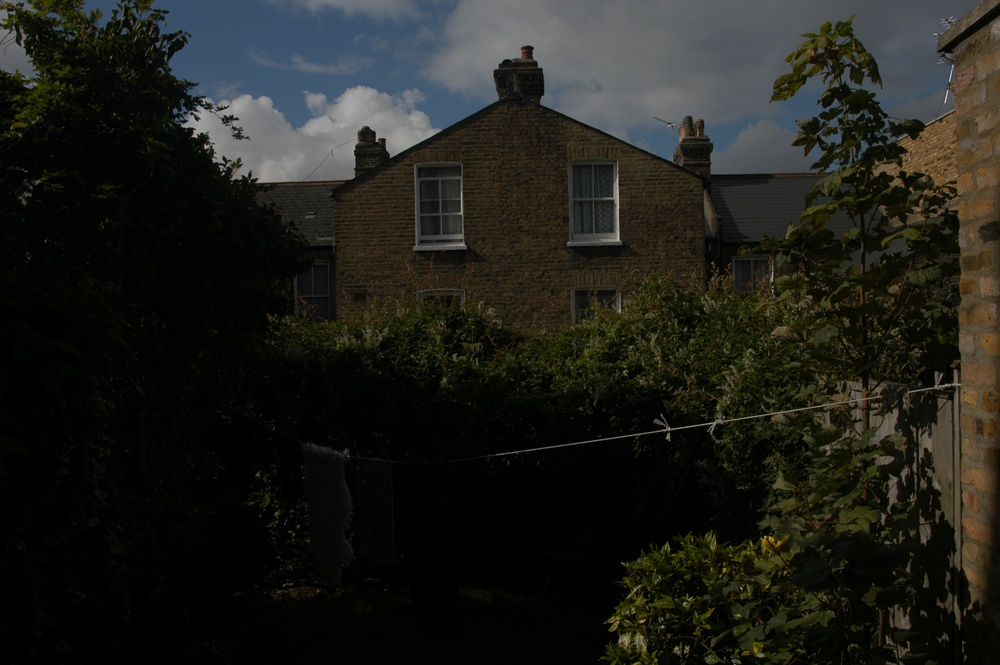
#> input picture Никишев ПЗ3/1.jpg, 1000 x 665 px, shrunk from 3008 x 2000 before the run
$ jupyter execute 'Пз3.ipynb'
#> lines starting #> are read from the running program, lines starting #| are printed output that depends on the picture
[cell 1]
#Никишев И.О. 224-321

[cell 2]
image = '1.jpg'
import cv2, matplotlib.pyplot as plt, numpy as np, math
bgr = cv2.imread(image)
#> bgr is the input picture: shape (665, 1000, 3); mean B, G, R 26.8, 32, 31.8
rgb = cv2.cvtColor(bgr, cv2.COLOR_BGR2RGB)
def a(a):
    plt.axis('off')
    plt.imshow(a, cmap='gray', vmin=0, vmax=255)
a(rgb)

[cell 3]
lab = cv2.cvtColor(bgr, cv2.COLOR_BGR2LAB)
#> lab: shape (665, 1000, 3); mean of channels 0, 1, 2 32.6, 127.3, 131
bw = lab[:,:,0] # Перевод в ч/б
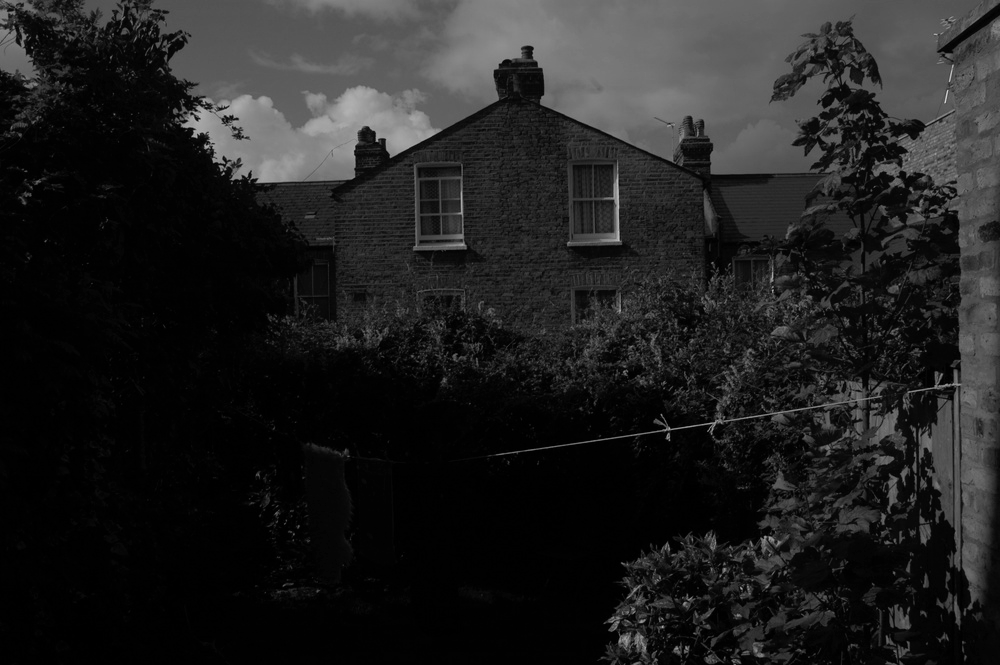
#> bw: shape (665, 1000); min 0, max 218, mean 32.6
a(bw)

[cell 4]
nk = bw.size # кол-во пикселей
#> nk = 665000
bwf = bw.flatten() # одномерный массив пикселей для их подсчёта
plt.hist(bwf, bins = len(np.unique(bwf)), density=True, stacked=True, color='black')
None
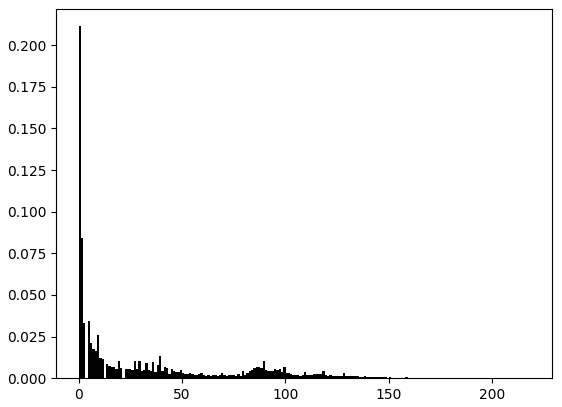
#> figure drawn by matplotlib, 1 panel; tallest bar 0.211 high, from x = 1.11e-16 to 1.11

[cell 5]
norm = np.clip(0 + bw*(255/150), 0, 255) # нормализация до 0-255
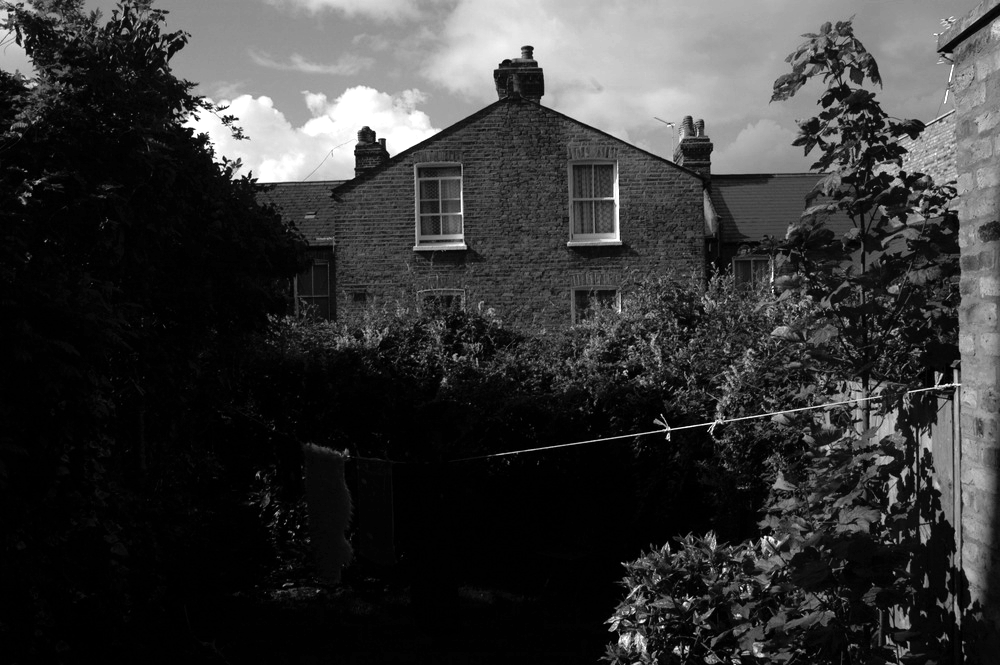
#> norm: shape (665, 1000) float64; min 0, max 255, mean 55.4
a(norm)

[cell 6]
bwf = norm.flatten()
plt.hist(bwf, bins = len(np.unique(bwf)), density=True, stacked=True, color='black')
None
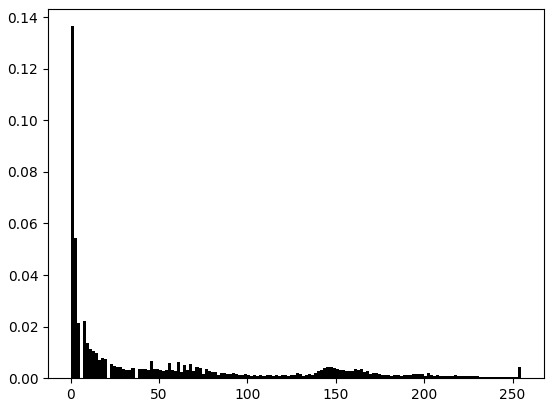
#> figure drawn by matplotlib, 1 panel; tallest bar 0.136 high, from x = -1.11e-16 to 1.72

[cell 7]
import numpy as np
bwf = bw.flatten()
hist = np.cumsum(np.bincount(bwf)/nk) # каждое значение заменяется количеством этого значения в массиве, делится на общее кол-во, и из всего этого строится кумулятивная гистограмма
#> hist = 219 values from 0.0571 to 1
def equalize1(i, hist = hist): return 255*hist[i]
equalize = np.vectorize(equalize1, excluded=[1])
eq = equalize(bw, hist).astype(np.uint8) # Все пиксели изображения меняют значения из кумулятивной гистограммы
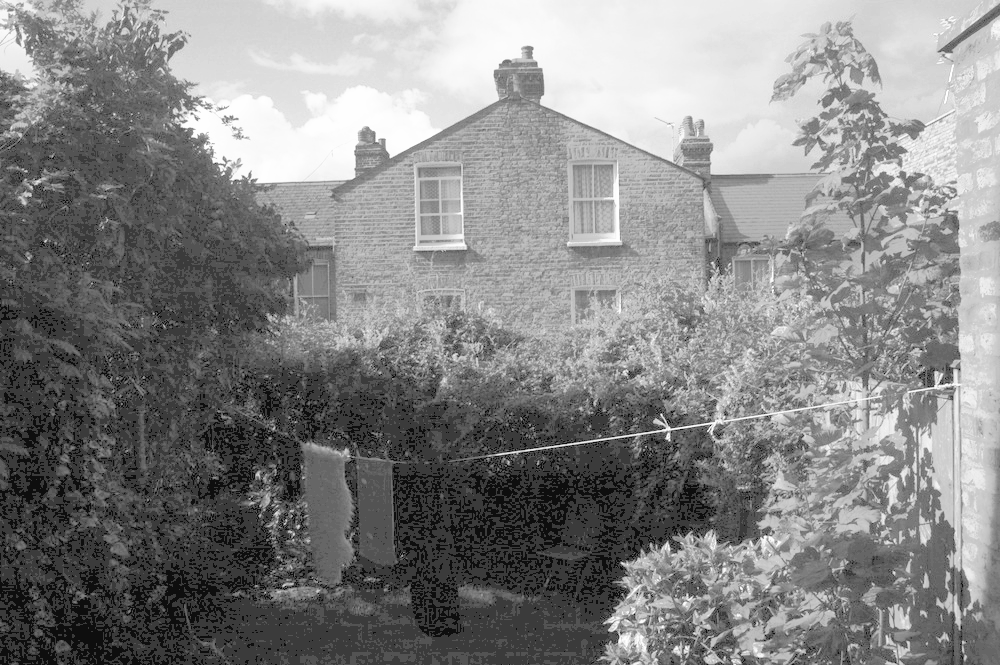
#> eq: shape (665, 1000); min 14, max 255, mean 133.4
a(eq)

[cell 8]
bwf = eq.flatten()
plt.hist(bwf, bins = len(np.unique(bwf)), density=True, stacked=True, color='black')
None
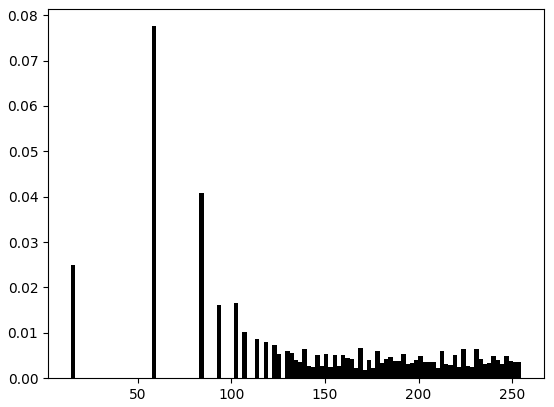
#> figure drawn by matplotlib, 1 panel; tallest bar 0.0776 high, from x = 57.61 to 59.9

[cell 9]
func = [[i]*(128 - abs(128-i)) for i in range(256)] # Изображение с кол-вом пикселей соответствующем необходиой гистограмме
import itertools
func = list(itertools.chain(*func))
func = np.array([func, func])
bwf = func.flatten()
plt.hist(bwf, bins = len(np.unique(bwf)), density=True, stacked=True, color='black')
None
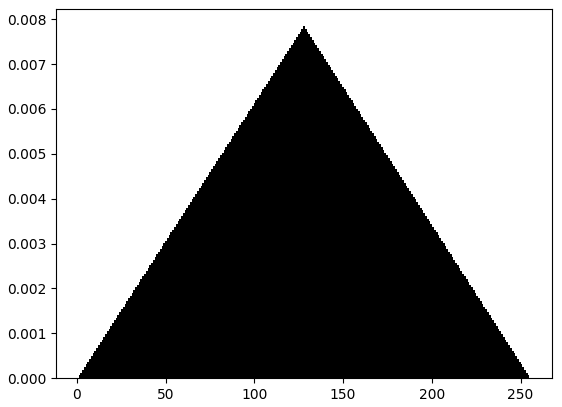
#> figure drawn by matplotlib, 1 panel; tallest bar 0.00784 high, from x = 127.5 to 128.5

[cell 10]
from skimage.exposure import match_histograms
m = match_histograms(bw, func, channel_axis=None)
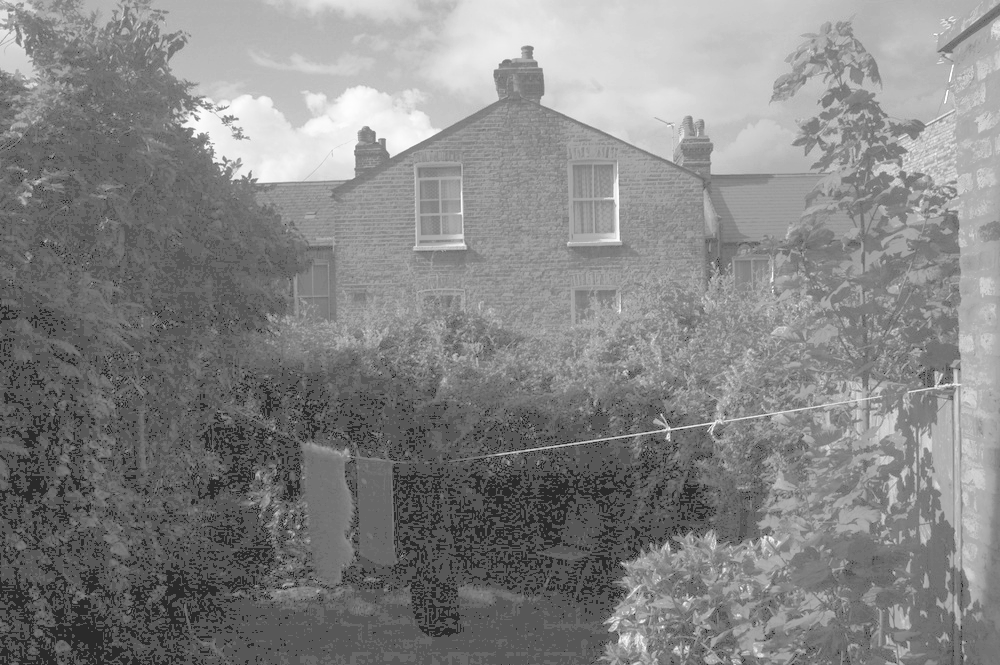
#> m: shape (665, 1000) float64; min 42.75, max 255, mean 133.2
print(m)
#> (printed output is left out)
a(m)

[cell 11]
bwf = m.flatten()
plt.hist(bwf, bins = len(np.unique(bwf)), density=True, stacked=True, color='black')
None
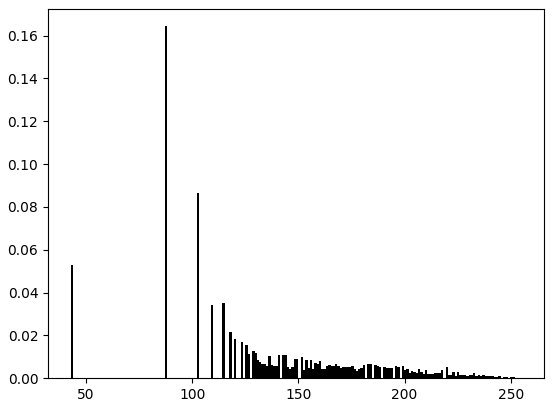
#> figure drawn by matplotlib, 1 panel; tallest bar 0.164 high, from x = 87.15 to 88.24

$ run again, with Никишев ПЗ3/2.jpg copied over Никишев ПЗ3/1.jpg
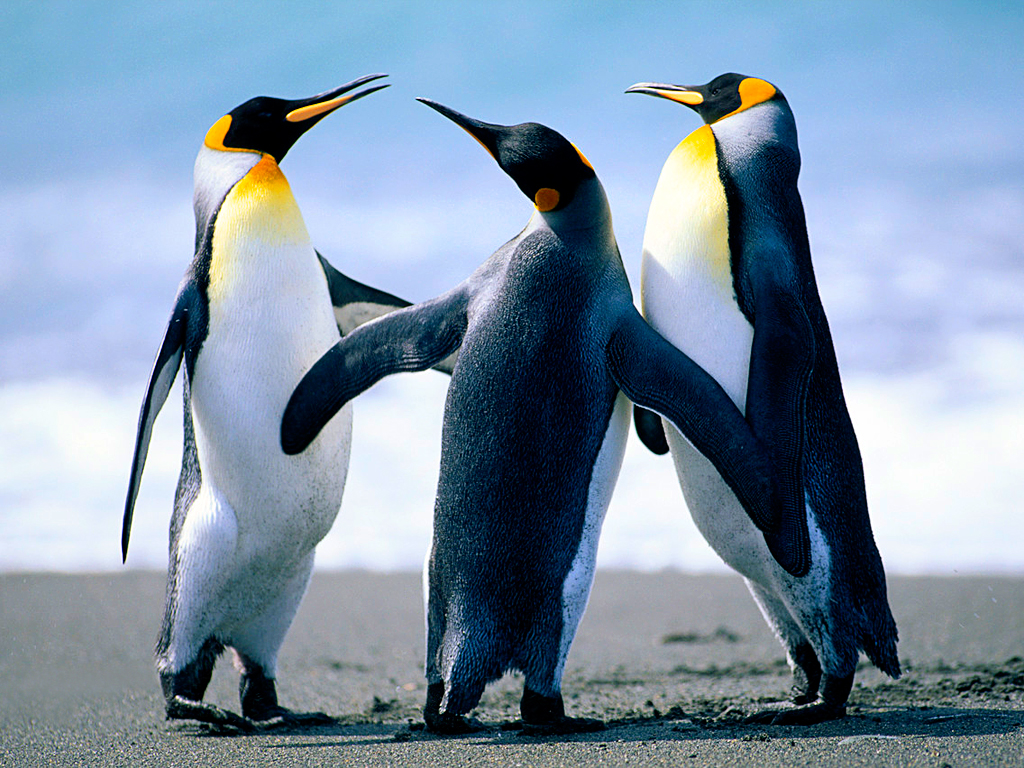
#> input picture Никишев ПЗ3/2.jpg, 1024 x 768 px
#> bgr is the input picture: shape (768, 1024, 3); mean B, G, R 168.1, 148, 127.8
#> lab: shape (768, 1024, 3); mean of channels 0, 1, 2 150.9, 126.6, 115.4
#> hist = 256 values from 0.0118 to 1
#> `m = match_histograms(bw, func, channel_axis=None)`:
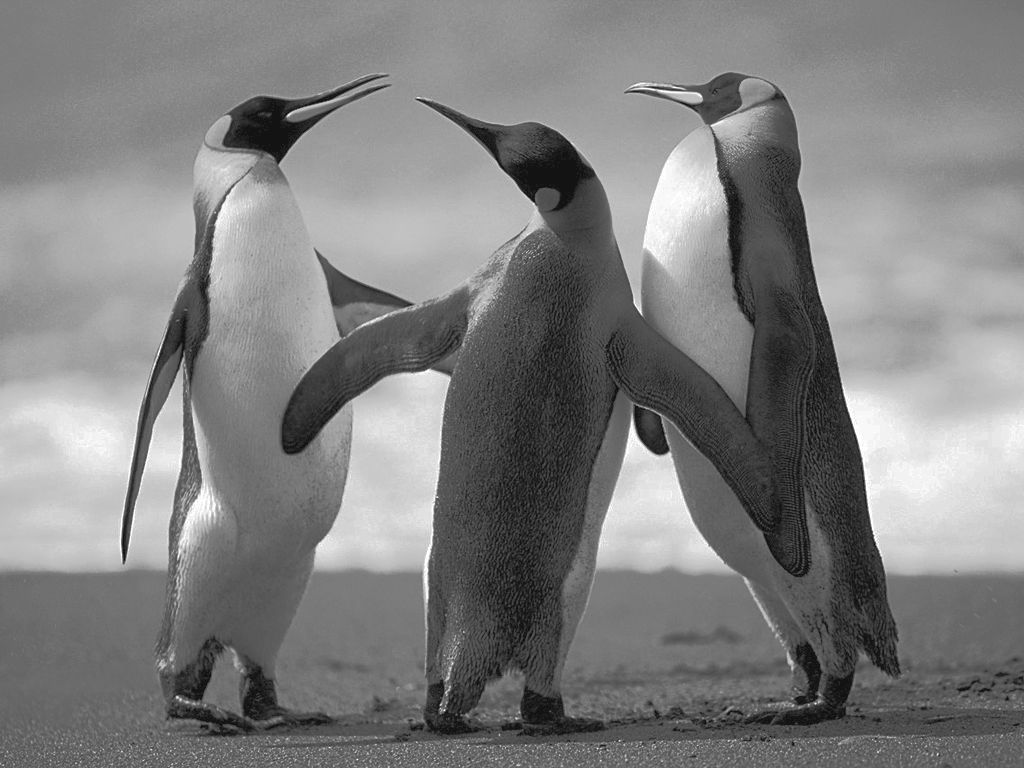
#> m: shape (768, 1024) float64; min 19.13, max 255, mean 128.4
#> (printed output is left out)
#> `[cell 11] bwf = m.flatten() plt.hist(bwf, bins = len(np.unique(bwf)), ..`:
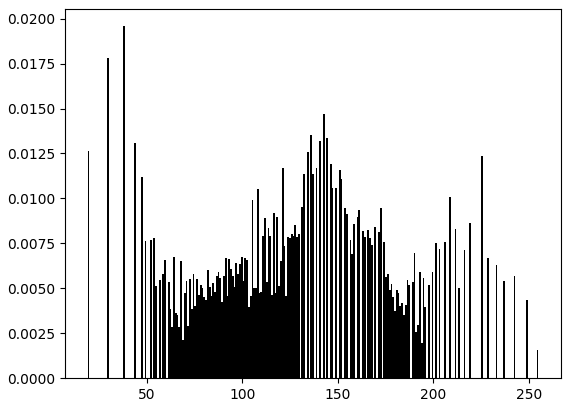
#> figure drawn by matplotlib, 1 panel; tallest bar 0.0196 high, from x = 37.78 to 38.71
